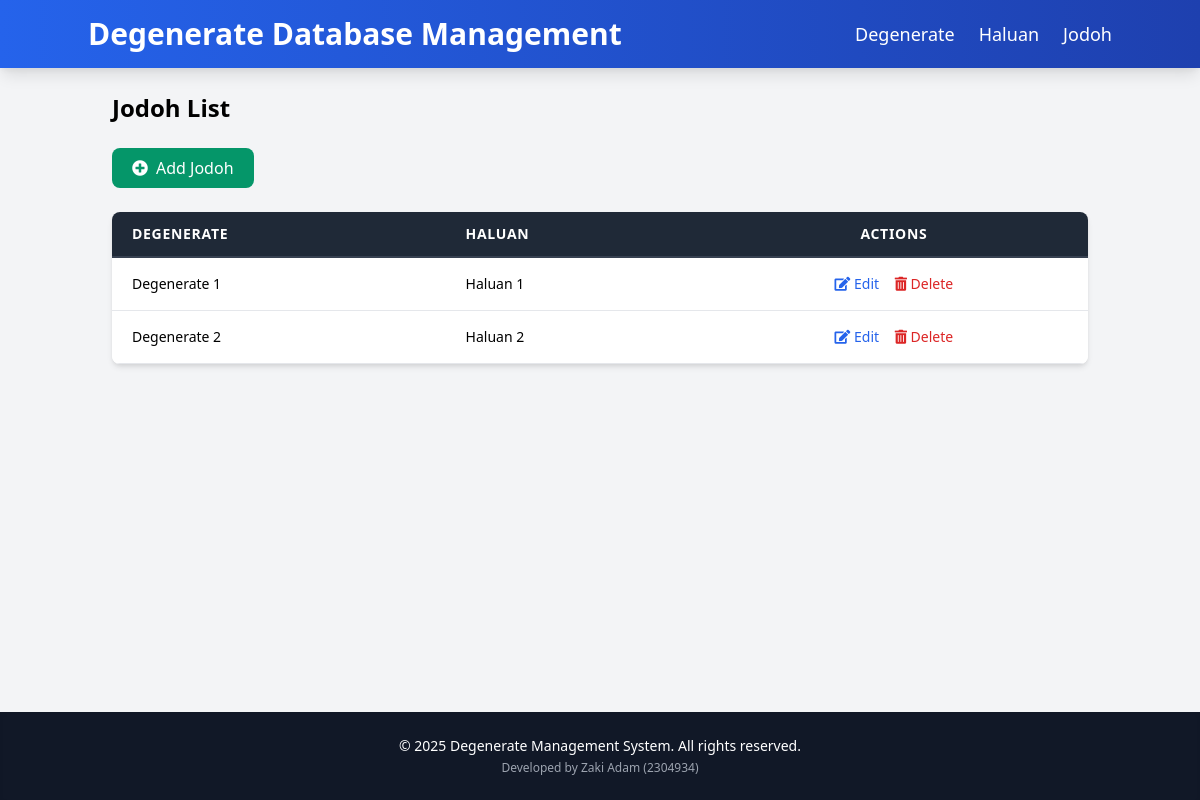
The page /index.php?entity=jodoh on the database its author committed.
### tables this page shows
CREATE TABLE jodoh (
    id INT AUTO_INCREMENT PRIMARY KEY,
    id_degenerate INT NOT NULL,
    id_haluan INT NOT NULL,
    FOREIGN KEY (id_degenerate) REFERENCES degenerate(id),
    FOREIGN KEY (id_haluan) REFERENCES haluan(id)
);

CREATE TABLE degenerate (
    id INT AUTO_INCREMENT PRIMARY KEY,
    name VARCHAR(100) NOT NULL,
    height INT NOT NULL,   
    weight INT NOT NULL,   
    kelamin ENUM('Laki-laki', 'Perempuan') NOT NULL   
);

CREATE TABLE haluan (
    id INT AUTO_INCREMENT PRIMARY KEY,
    name VARCHAR(100) NOT NULL,
    asal VARCHAR(100) NOT NULL,   
    kelamin ENUM('Laki-laki', 'Perempuan') NOT NULL,   
    stereotipe VARCHAR(255) NOT NULL   
);

### model/Jodoh.php (called while the page is built, shortened)
<?php
require_once 'config/Database.php';
class Jodoh
{
    private $conn;
    private $table = 'jodoh';
    public function __construct()
    {
        $database = new Database();
        $this->conn = $database->getConnection();
    }
    public function getAll()
    {
        $query = "SELECT j.*,
                     d.name AS degenerate_name,
                     h.name AS haluan_name
              FROM " . $this->table . " j
              JOIN degenerate d ON j.id_degenerate = d.id
              JOIN haluan h ON j.id_haluan = h.id";
        $stmt = $this->conn->prepare($query);
        $stmt->execute();
        return $stmt->fetchAll(PDO::FETCH_ASSOC);
    }
}

### config/Database.php (called while the page is built, shortened)
<?php
class Database
{
    private $host = "localhost";
    private $username = "root";
    private $password = "";
    private $database = "db_jodoh";
    public function getConnection()
    {
        $this->conn = null;
        try {
            $this->conn = new PDO("mysql:host=" . $this->host . ";dbname=" . $this->database, $this->username, $this->password);
            $this->conn->setAttribute(PDO::ATTR_ERRMODE, PDO::ERRMODE_EXCEPTION);
        } catch (PDOException $e) {
            echo "Connection error: " . $e->getMessage();
        }
        return $this->conn;
    }
}

### model/Degenerate.php (called while the page is built, shortened)
<?php
require_once 'config/Database.php';
class Dege
{
    public function __construct()
    {
        $database = new Database();
    }
}

### model/Haluan.php (called while the page is built, shortened)
<?php
require_once 'config/Database.php';
class Haluan
{
    public function __construct()
    {
        $database = new Database();
    }
}

### viewmodel/JodohViewModel.php (called while the page is built, shortened)
<?php
require_once 'model/Jodoh.php';
require_once 'model/Degenerate.php';
require_once 'model/Haluan.php';
class JodohViewModel
{
    private $jodoh;
    public function __construct()
    {
        $this->jodoh = new Jodoh();
    }
    public function getJodohList()
    {
        return $this->jodoh->getAll();
    }
}

### views/jodoh_list.php (the view, shortened to what this page needs)
<?php
require_once 'views/template/header.php';
?>
<h2 class="text-2xl font-semibold mb-6">Jodoh List</h2>
<a href="index.php?entity=jodoh&action=add" class="bg-green-600 hover:bg-green-700 text-white px-5 py-2 rounded-lg mb-6 inline-flex items-center transition duration-300 transform hover:scale-105">
    <i class="fas fa-plus-circle mr-2"></i> Add Jodoh
</a>
<div class="bg-white shadow-md rounded-lg overflow-hidden">
    <table class="min-w-full leading-normal">
        <thead>
            <tr class="bg-gray-800 text-white">
                <th class="px-5 py-3 border-b-2 border-gray-700 text-left text-sm uppercase font-semibold tracking-wider">Degenerate</th>
                <th class="px-5 py-3 border-b-2 border-gray-700 text-left text-sm uppercase font-semibold tracking-wider">Haluan</th>
                <th class="px-5 py-3 border-b-2 border-gray-700 text-center text-sm uppercase font-semibold tracking-wider">Actions</th>
            </tr>
        </thead>
        <tbody>
            <?php if (!empty($jodohList)): ?>
                <?php foreach ($jodohList as $jodoh): ?>
                    <tr class="hover:bg-gray-50 transition duration-150 ease-in-out">
                        <td class="px-5 py-4 border-b border-gray-200 bg-white text-sm"><?php echo htmlspecialchars($jodoh['degenerate_name']); ?></td>
                        <td class="px-5 py-4 border-b border-gray-200 bg-white text-sm"><?php echo htmlspecialchars($jodoh['haluan_name']); ?></td>
                        <td class="px-5 py-4 border-b border-gray-200 bg-white text-sm text-center">
                            <a href="index.php?entity=jodoh&action=edit&id=<?php echo htmlspecialchars($jodoh['id']); ?>" class="text-blue-600 hover:text-blue-900 mr-3 transition duration-300">
                                <i class="fas fa-edit"></i> Edit
                            </a>
                            <a href="index.php?entity=jodoh&action=delete&id=<?php echo htmlspecialchars($jodoh['id']); ?>" class="text-red-600 hover:text-red-900 transition duration-300" onclick="return confirm('Are you sure you want to delete this record?');">
                                <i class="fas fa-trash-alt"></i> Delete
                            </a>
                        </td>
                    </tr>
                <?php endforeach; ?>
            <?php else: ?>
                <tr>
                    <td colspan="3" class="px-5 py-4 border-b border-gray-200 bg-white text-sm text-center">No records found.</td>
                </tr>
            <?php endif; ?>
        </tbody>
    </table>
</div>
<?php
require_once 'views/template/footer.php';
?>

### rows shown on the page
jodoh: id_degenerate.name "Degenerate 1", id_haluan.name "Haluan 1"
jodoh: id_degenerate.name "Degenerate 2", id_haluan.name "Haluan 2"
